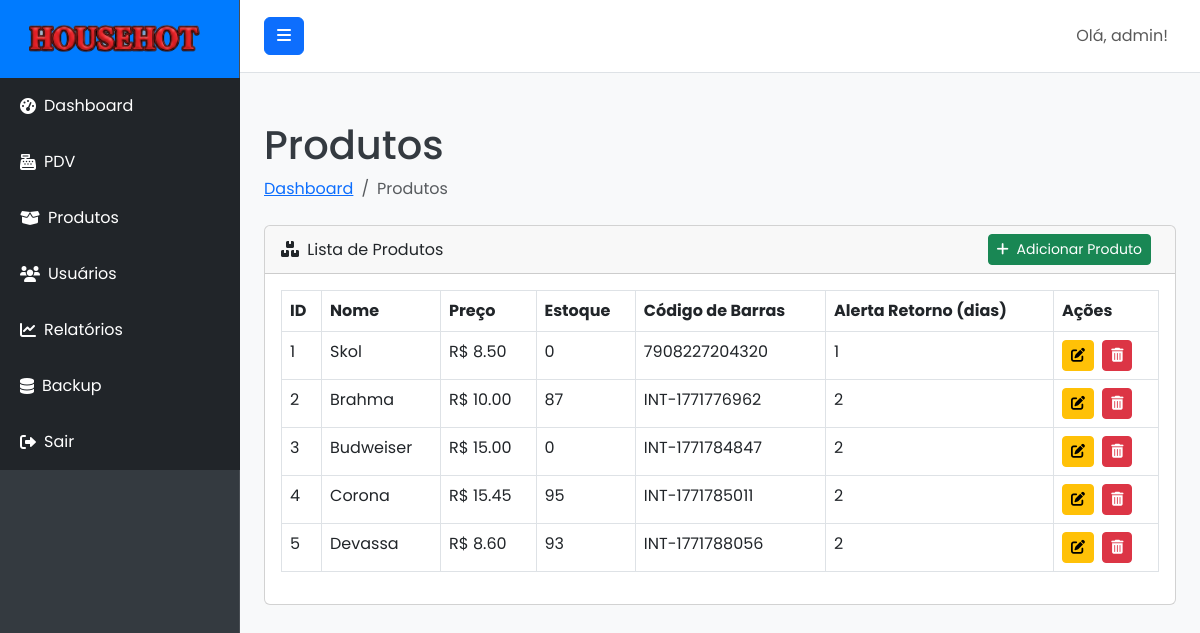
Page /products (signed in) on the earlier database version.
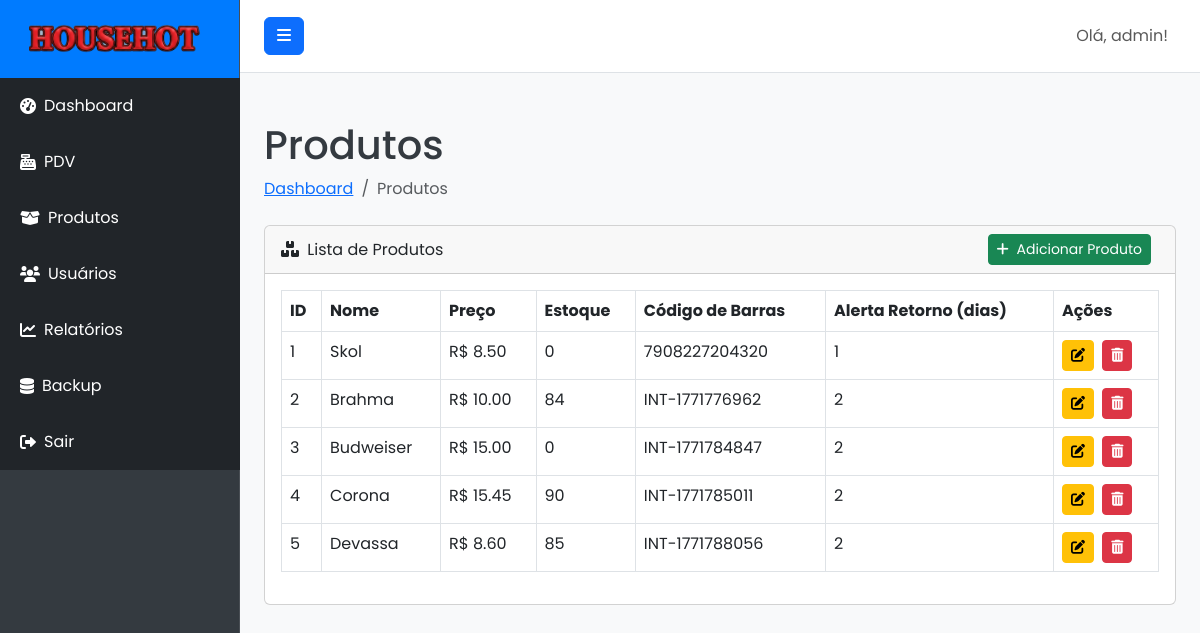
Same page on the later database version.
### models.py (models this page shows, shortened)
class User(UserMixin, db.Model):
    __tablename__ = 'users'
    id = db.Column(db.Integer, primary_key=True)
    username = db.Column(db.String(80), unique=True, nullable=False)
    email = db.Column(db.String(120), unique=True, nullable=False)
    password_hash = db.Column(db.String(255), nullable=False)
    role = db.Column(db.String(20), default='user', nullable=False)
    created_at = db.Column(db.DateTime, default=datetime.utcnow)
    sales = db.relationship('Sale', backref='operator', lazy=True)
    def is_admin(self):
        return self.role == 'admin'

class Product(db.Model):
    __tablename__ = 'products'
    id = db.Column(db.Integer, primary_key=True)
    name = db.Column(db.String(120), nullable=False)
    description = db.Column(db.Text, nullable=True)
    price = db.Column(db.Float, nullable=False)
    stock = db.Column(db.Integer, default=0, nullable=False)
    barcode = db.Column(db.String(100), unique=True, nullable=True)
    return_alert_days = db.Column(db.Integer, nullable=True)
    created_at = db.Column(db.DateTime, default=datetime.utcnow)
    sale_items = db.relationship('SaleItem', backref='product', lazy=True)

### routes.py (the view)
@main_bp.route('/products')
@admin_required
def products():
    return render_template('products.html', products=Product.query.all())

### app.py (called while the page is built)
def create_app():
    app = Flask(__name__)
    app.config.from_object(Config)
    db.init_app(app)
    login_manager.init_app(app)
    migrate.init_app(app, db)
    login_manager.login_view = 'main.login'
    @login_manager.user_loader
    def load_user(user_id):
        return User.query.get(int(user_id))
    app.register_blueprint(main_bp)
    with app.app_context():
        db.create_all()
        if not User.query.filter_by(username='admin').first():
            admin_user = User(username='admin', email='admin@pdv.com', role='admin')
            admin_user.set_password('admin123')
            db.session.add(admin_user)
            db.session.commit()
            print("Usuário administrador 'admin' criado com sucesso!")
    return app

### routes.py (called while the page is built)
def admin_required(f):
    @wraps(f)
    @login_required
    def decorated_function(*args, **kwargs):
        if not current_user.is_admin():
            flash('Você não tem permissão para acessar esta página.', 'danger')
            return redirect(url_for('main.dashboard'))
        return f(*args, **kwargs)
    return decorated_function

### templates/products.html (shortened to what this page needs)
{% extends "base.html" %}
{% block content %}
<div class="container-fluid">
    <h1 class="mt-4">Produtos</h1>
    <ol class="breadcrumb mb-4">
        <li class="breadcrumb-item"><a href="{{ url_for('main.dashboard') }}">Dashboard</a></li>
        <li class="breadcrumb-item active">Produtos</li>
    </ol>
    <div class="card mb-4">
        <div class="card-header d-flex justify-content-between align-items-center">
            <div>
                <i class="fas fa-boxes me-1"></i>
                Lista de Produtos
            </div>
            <div>
                <a href="{{ url_for('main.add_product') }}" class="btn btn-success btn-sm me-2">
                    <i class="fas fa-plus me-1"></i> Adicionar Produto
                </a>
            </div>
        </div>
        <div class="card-body">
            <div class="table-responsive">
                <table class="table table-bordered" id="productsTable" width="100%" cellspacing="0">
                    <thead>
                        <tr>
                            <th>ID</th>
                            <th>Nome</th>
                            <th>Preço</th>
                            <th>Estoque</th>
                            <th>Código de Barras</th>
                            <th>Alerta Retorno (dias)</th>
                            <th>Ações</th>
                        </tr>
                    </thead>
                    <tbody>
                        {% for product in products %}
                        <tr>
                            <td>{{ product.id }}</td>
                            <td>{{ product.name }}</td>
                            <td>R$ {{ "%.2f"|format(product.price) }}</td>
                            <td>{{ product.stock }}</td>
                            <td>{{ product.barcode if product.barcode else 'N/A' }}</td>
                            <td>{{ product.return_alert_days if product.return_alert_days is not none else 'N/A' }}</td>
                            <td>
                                <a href="{{ url_for('main.edit_product', product_id=product.id) }}" class="btn btn-warning btn-sm me-1">
                                    <i class="fas fa-edit"></i>
                                </a>
                                <form action="{{ url_for('main.delete_product', product_id=product.id) }}" method="POST" class="d-inline">
                                    <button type="submit" class="btn btn-danger btn-sm" onclick="return confirm('Tem certeza que deseja excluir este produto?');">
                                        <i class="fas fa-trash-alt"></i>
                                    </button>
                                </form>
                            </td>
                        </tr>
                        {% endfor %}
                    </tbody>
                </table>
            </div>
        </div>
    </div>
</div>
{% endblock %}

### templates/base.html (shortened to what this page needs)
<!DOCTYPE html>
<html lang="pt-br">
<head>
    <link href="https://cdn.jsdelivr.net/npm/bootstrap@5.3.0/dist/css/bootstrap.min.css" rel="stylesheet">
    <link rel="stylesheet" href="https://cdnjs.cloudflare.com/ajax/libs/font-awesome/6.0.0-beta3/css/all.min.css">
    <link rel="stylesheet" href="{{ url_for('static', filename='css/style.css') }}">
</head>
<body>
    <div class="d-flex" id="wrapper">
        <div class="bg-dark border-right" id="sidebar-wrapper">
            <div class="sidebar-heading text-white text-center py-4 fs-4 fw-bold">
                <img src="{{ url_for('static', filename='img/logo.png') }}" alt="Logo" class="me-2" style="height: 30px;">
            </div>
            <div class="list-group list-group-flush">
                <a href="{{ url_for('main.dashboard') }}" class="list-group-item list-group-item-action bg-dark text-white">
                    <i class="fas fa-tachometer-alt me-2"></i> Dashboard
                </a>
                <a href="{{ url_for('main.pdv') }}" class="list-group-item list-group-item-action bg-dark text-white">
                    <i class="fas fa-cash-register me-2"></i> PDV
                </a>
                {% if current_user.is_authenticated and current_user.is_admin() %}
                <a href="{{ url_for('main.products') }}" class="list-group-item list-group-item-action bg-dark text-white">
                    <i class="fas fa-box-open me-2"></i> Produtos
                </a>
                <a href="{{ url_for('main.users') }}" class="list-group-item list-group-item-action bg-dark text-white">
                    <i class="fas fa-users me-2"></i> Usuários
                </a>
                <a href="{{ url_for('main.reports') }}" class="list-group-item list-group-item-action bg-dark text-white">
                    <i class="fas fa-chart-line me-2"></i> Relatórios
                </a>
                <a href="{{ url_for('main.download_backup') }}" class="list-group-item list-group-item-action bg-dark text-white">
                    <i class="fas fa-database me-2"></i> Backup
                </a>
                {% endif %}
                <a href="{{ url_for('main.logout') }}" class="list-group-item list-group-item-action bg-dark text-white">
                    <i class="fas fa-sign-out-alt me-2"></i> Sair
                </a>
            </div>
        </div>
        <div id="page-content-wrapper">
            <nav class="navbar navbar-expand-lg navbar-light bg-light border-bottom">
                <button class="btn btn-primary" id="menu-toggle">
                    <i class="fas fa-bars"></i>
                </button>
                <div class="collapse navbar-collapse" id="navbarSupportedContent">
                    <ul class="navbar-nav ms-auto mt-2 mt-lg-0">
                        <li class="nav-item active">
                            <a class="nav-link" href="#">Olá, {{ current_user.username }}!</a>
                        </li>
                    </ul>
                </div>
            </nav>
            <div class="container-fluid py-4">
                {% block content %}{% endblock %}
            </div>
        </div>
        </div>
</body>
</html>

### static/css/style.css (style rules this page uses)
:root { --primary-color: #007bff; --secondary-color: #28a745; --info-color: #17a2b8; --warning-color: #ffc107; --danger-color: #dc3545; --background-light: #f8f9fa; --text-dark: #343a40; --text-light: #ffffff; --sidebar-bg: #343a40; --sidebar-link-hover: #0056b3; --sidebar-header-bg: var(--primary-color); --navbar-bg: #ffffff; --navbar-border-bottom: #e0e0e0; --card-bg: #ffffff; --card-shadow: 0 0.125rem 0.25rem rgba(0, 0, 0, 0.075); --login-bg-gradient-start: #007bff; --login-bg-gradient-end: #0056b3; --login-card-bg: rgba(255, 255, 255, 0.95); --login-card-shadow: 0 10px 25px rgba(0, 0, 0, 0.2); --pdv-bg: #eef2f7; }
body { font-family: 'Poppins', sans-serif; background-color: var(--background-light); color: var(--text-dark); margin: 0; overflow-x: hidden; }
#wrapper { display: flex; width: 100%; align-items: stretch; }
#sidebar-wrapper { min-height: 100vh; width: 15rem; margin-left: 0; transition: margin .25s ease-out; background-color: var(--sidebar-bg) !important; border-right: 1px solid rgba(255, 255, 255, 0.1); flex-shrink: 0; }
#sidebar-wrapper .sidebar-heading { padding: 1.5rem 1.25rem; background-color: var(--sidebar-header-bg); display: flex; align-items: center; justify-content: center; }
#sidebar-wrapper .list-group { width: 15rem; }
#sidebar-wrapper .list-group-item { border: none; padding: 1rem 1.25rem; color: rgba(255, 255, 255, 0.7); background-color: transparent; text-decoration: none; display: flex; align-items: center; }
#page-content-wrapper { flex: 1; min-width: 0; width: 100%; }
.navbar { padding: 1rem 1.5rem; background-color: var(--navbar-bg) !important; border-bottom: 1px solid var(--navbar-border-bottom); }

Differences in the rows shown:
changed Product "Brahma": stock "87" → "84"
changed Product "Corona": stock "95" → "90"
changed Product "Devassa": stock "93" → "85"
